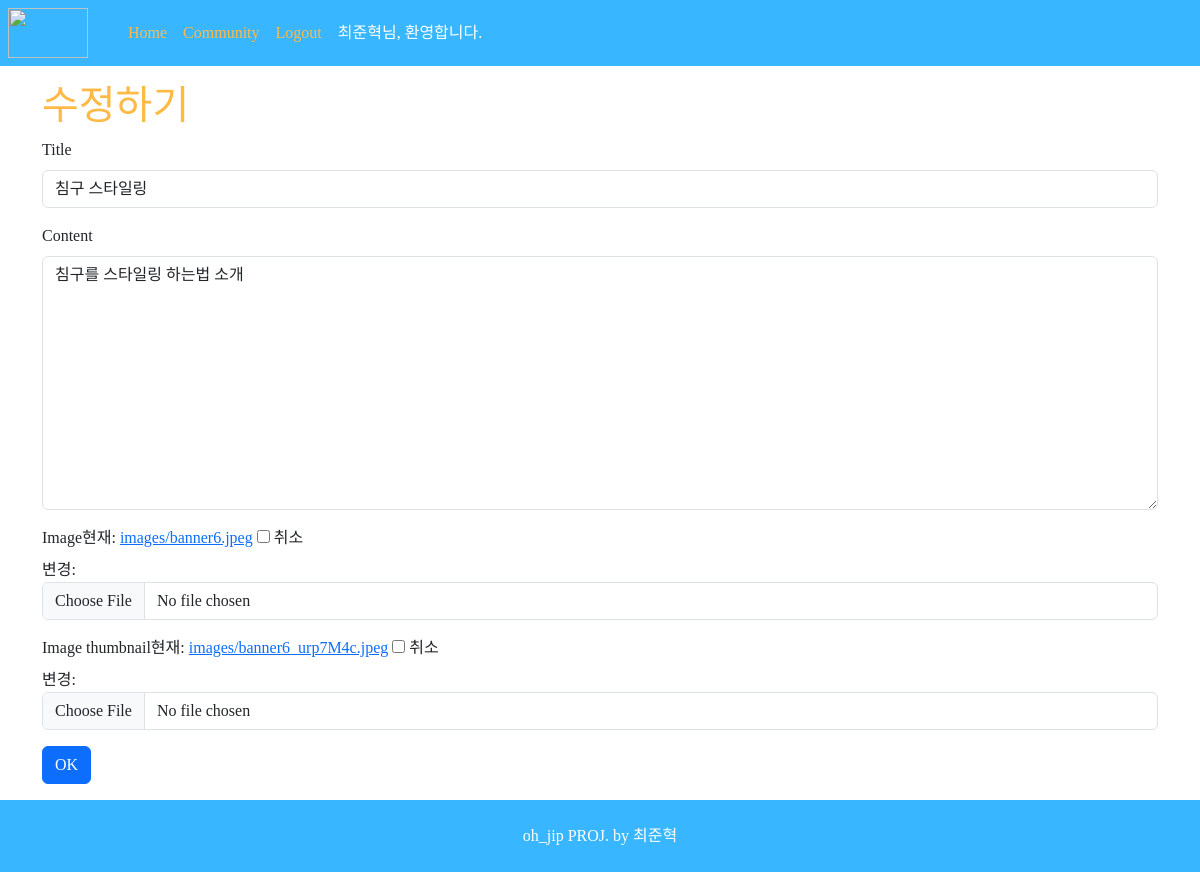
Screenshot of /update/8 (signed in) with the database file from the repository.
### accounts/models.py (models this page shows, shortened)
class User(AbstractUser):
    followings = models.ManyToManyField('self', symmetrical=False, related_name='followers')

### reviews/models.py (models this page shows)
class Review(models.Model):
    title = models.CharField(max_length=20)
    content = models.TextField(null=False)
    created_at = models.DateTimeField(auto_now_add=True)
    updated_at = models.DateTimeField(auto_now=True)
    image = ProcessedImageField(
        upload_to="images/",
        blank=True,
        processors=[ResizeToFill(400, 300)],
        format="JPEG",
        options={"quality": 80},
    )
    image_thumbnail = ProcessedImageField(
        upload_to="images/",
        blank=True,  # settings.py 원본 ImageField 명
        processors=[Thumbnail(400, 300)],  # 처리할 작업목록
        format="JPEG",  # 최종 저장 포맷
        options={"quality": 80},
    )  # 저장 옵션
    user = models.ForeignKey(
        settings.AUTH_USER_MODEL, on_delete=models.CASCADE, null=True
    )
    like_users = models.ManyToManyField(
        settings.AUTH_USER_MODEL, related_name="like_articles"
    )

### reviews/views.py (the view)
# urls.py: path("update/<int:pk>", views.update, name="update"),
@login_required
def update(request, pk):
    review = Review.objects.get(pk=pk)
    if request.user == review.user:
        if request.method == 'POST':
            review_form = ReviewForm(request.POST, request.FILES, instance=review)
            if review_form.is_valid():
                review_form.save()
                messages.success(request, '글이 수정되었습니다.')
                return redirect('reviews:detail', review.pk)
        else:
            review_form = ReviewForm(instance=review)
        context = {
            'review_form': review_form
        }
        return render(request, 'reviews/create.html', context)

### reviews/forms.py
class ReviewForm(forms.ModelForm):
    class Meta:
        model = Review
        fields = ['title', 'content', 'image', 'image_thumbnail']

### reviews/templates/reviews/create.html (shortened to what this page needs)
{% extends 'base.html' %}
{% load django_bootstrap5 %}
{% block body %}
<div class="container mt-3 mb-3">
  {% if request.resolver_match.url_name == 'create' %}
  <h1 style="color:#FFBA46;"> 글쓰기 </h1>
  {% else %}
  <h1 style="color:#FFBA46;"> 수정하기 </h1>
  {% endif %}
  <form action="" method="POST" enctype="multipart/form-data">
    {% bootstrap_form review_form %}
    {% bootstrap_button button_type="submit" content="OK" %}
  </form>
</div>
{% endblock %}

### reviewpjt/templates/base.html (shortened to what this page needs)
{% load django_bootstrap5 %}
{% load static %}
<!DOCTYPE html>
<html lang="ko">
  <head>
    {% bootstrap_css %}
    {% block css %}
      <link rel="stylesheet" href="{% static 'css/movie.css' %}">
      <link rel="stylesheet" href="https://cdn.jsdelivr.net/npm/bootstrap-icons@1.9.1/font/bootstrap-icons.css">
      {% endblock css %}
  </head>
  <body>
    <nav class="navbar navbar-expand-lg" style="background-color:#38b6ff;">
      <div class="nav mx-1">
        <a href="{% url 'reviews:index' %}"><img class="nav-logo mx-1" src="https://user-images.githubusercontent.com/75712723/200228137-aa504fc6-dc6d-415c-a061-7881e3704bad.png"/></a>
      </div>
      <div class="collapse navbar-collapse" id="navbarSupportedContent">
        <ul class="navbar-nav mb-2 mx-3 mb-lg-0 ms-lg-4 align-items-end">
          <li class="nav-item">
            <a class="menu nav-link active" href="{% url 'reviews:index' %}" style="color: #FFBA46;">Home</a>
          </li>
          <li class="nav-item">
            <a class="nav-link" href="{% url 'reviews:community' %}" style="color: #FFBA46;">Community</a>
          </li>
          {% if request.user.is_authenticated %}
            <li class="nav-item">
              <a class="nav-link" href="{% url 'accounts:logout' %}" style="color: #FFBA46;">Logout</a>
            </li>
            <li class="nav-item">
              <a class="nav-link" style="color:white;" href="{% url 'accounts:detail' user.pk %}" style="color: #FFBA46;">{{ request.user }}님, 환영합니다.</a>
            </li>
          {% endif %}
        </ul>
      </div>
    </nav>
    {% block body %}{% endblock body %}
    <footer class="py-4 css-2iocjw bottom-0" style="background-color:#38b6ff;">
      <div class="container px-4 px-lg-5">
        <p class="m-0 text-center text-white">oh_jip PROJ. by 최준혁</p>
      </div>
    </footer>
  </body>
</html>

### reviews/static/css/movie.css (style rules this page uses)
* { font-family: 'NetflixSans'; }

### reviewpjt/templates/base.html (style rules this page uses)
* { font-family: 'NetflixSans'; }
.nav-logo { width: 5rem; object-fit: cover; height: 50px; }
a { text-decoration: none; color: inherit; }

### rows the page displays
User: user "최준혁"
Review: title "침구 스타일링", content "침구를 스타일링 하는법 소개"
